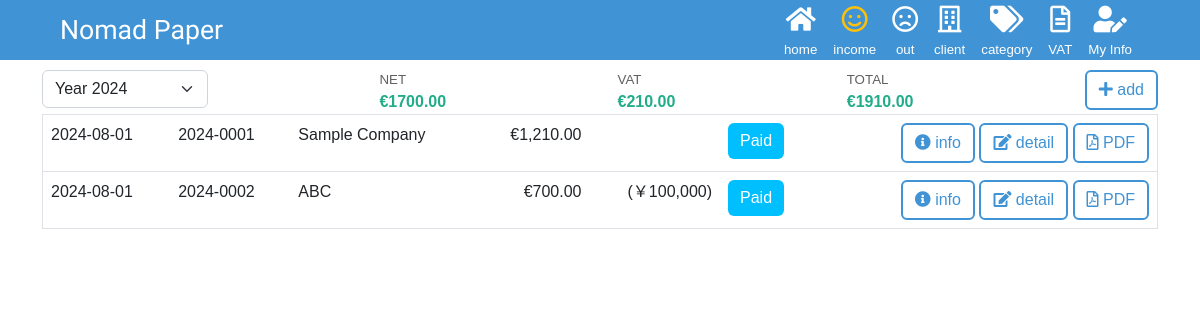
/in/list/, run on the app's committed database.
### income/models.py (models this page shows, shortened)
class Income(models.Model):
  number      = models.CharField(verbose_name='Number', max_length=100, default='', null=True, blank=True)
  client      = models.ForeignKey(Client, verbose_name='Client', null=True, blank=True, on_delete=models.SET_NULL)
  region      = models.IntegerField(verbose_name='Region', choices=REGION_CHOICES, default=0)
  status      = models.IntegerField(verbose_name='Status', choices=STATUS_CHOICES, default=0)
  date        = models.DateField(verbose_name='Date', null=True, blank=True)
  paydue      = models.DateField(verbose_name='Paydue', null=True, blank=True)
  date_paid   = models.DateField(verbose_name='Date Paid', null=True, blank=True)
  currency    = models.IntegerField(verbose_name='Currency', choices=CURRENCY_CHOICES, default=0)
  local_total = models.FloatField(verbose_name='Total in Local Currency', default=0)      # only currency!=1
  rate        = models.FloatField(verbose_name='Rate', default=0)
  net         = models.FloatField(verbose_name='Net (€)', default=0)     # only region=1(=net21+net9+net0)
  net21       = models.FloatField(verbose_name='Net 21% (€)', default=0) # only region=1
  net9        = models.FloatField(verbose_name='Net 9% (€)', default=0)  # only region=1
  net0        = models.FloatField(verbose_name='Net 0% (€)', default=0)  # only region=1
  vat         = models.FloatField(verbose_name='VAT (€)', default=0)     # only region=1(=vat9+vat21)
  vat21       = models.FloatField(verbose_name='VAT 21% (€)', default=0)  # only region=1
  vat9        = models.FloatField(verbose_name='VAT 9% (€)', default=0)   # only region=1
  total       = models.FloatField(verbose_name='Total (€)', default=0)   # when currency!=1 local_total*rate、when currency==1, =net+vat
  memo        = models.TextField(verbose_name='Memo', max_length=300, default='', null=True, blank=True)
  objects     = models.Manager()
  class Meta:
    ordering = ('pk',)
  @property
  def digit(self):
    return "%d" % CURRENCY_DIGIT[self.currency]

### client/models.py (models this page shows, shortened)
class Client(models.Model):
  name     = models.CharField(verbose_name='Client Name', max_length=60, default='', blank=True)
  nickname = models.CharField(verbose_name='Nickname', max_length=60, default='', null=True, blank=True)
  address1 = models.CharField(verbose_name='Address 1', max_length=50, default='', null=True, blank=True)
  address2 = models.CharField(verbose_name='Address 2', max_length=50, default='', null=True, blank=True)
  address3 = models.CharField(verbose_name='Address 3', max_length=50, default='', null=True, blank=True)
  country  = models.CharField(verbose_name='country', max_length=50, default='', null=True, blank=True)
  objects  = models.Manager()

### income/views.py (the view)
# urls.py: path('list/',            views.InListView.as_view(),   name='list'),
class InListView(ListView):
  model         = Income
  ordering      = ['-date']
  template_name = "income/list.html"
  success_url   = reverse_lazy('income:list')
  def get_context_data(self, **kwargs):
    years        = Income.objects.dates('date', 'year').distinct()
    years_sorted = ['Year ' + str(x.year) for x in years]
    years_sorted.sort(reverse=True)
    context = super().get_context_data(**kwargs)
    context["function_no"] = 2
    context["filter"]      = self.filter
    context["net"]         = self.total - self.vat
    context["vat"]         = self.vat
    context["total"]       = self.total
    context["years"]       = years_sorted
    return context
  def get_queryset(self, **kwargs):
    str_filter = self.request.GET.get('filter')
    queryset = super().get_queryset(**kwargs)
    if str_filter == None:
      str_filter = 'Year ' + str(date.today().year)
    if str_filter != 'ANY':
      logger.debug("InListView.get_queryset filter = " + str_filter)
      if str_filter.startswith('Q'):
        year  = date.today().year
        month = date.today().month
        if str_filter == 'QT':
          start_date,end_date = getCurrentQdate(month, year)
        elif str_filter == 'QP':
          start_date,end_date = getPriviousQdate(month, year)
        else:
          logger.debug("ERROR")
      elif str_filter.startswith('Year'):
        year       = str_filter[5:]
        iYear      = int(year)
        start_date = date(iYear, 1, 1)
        end_date   = date(iYear, 12, 31)
      else:
        logger.debug("ERROR")
      queryset = queryset.filter(date__range=(start_date, end_date))
    self.filter = str_filter
    self.total  = queryset.filter(status=3).aggregate(sum_total=Sum("total"))['sum_total'] or 0
    self.vat    = queryset.filter(status=3).aggregate(vat_total=Sum("vat"))['vat_total'] or 0
    return queryset

### templatetags/order_tag.py (called while the page is built)
@register.filter
def select(val1, val2):
  if val1 == val2:
    return 'selected'
  else:
    return ''

@register.filter
def active(val1, val2):
  if val1 == val2:
    return 'text-warning'
  else:
    return 'text-white'

@register.filter
def status_color(no):
  if no == 0:
    return '#a9a9a9'  # 'Draft'
  if no == 1:
    return '#ff7f50'  # 'Invalid'
  if no == 2:
    return "#9acd32"  # 'Sent'
  if no == 3:
    return '#00bfff'  # 'Paid'

### templates/income/list.html (shortened to what this page needs)
{% extends "base.html" %} {% load static %} {% load order_tag %} {% load humanize %}
{% block content %}
<div id="income_list" class="container">
  <div class='d-flex justify-content-between'>
    <div>
      {% include 'component/filter.html' %}
    </div>
    <div>
      <div class='label'>NET</div>
      <div class='total'>€{{ net|floatformat:2 }}</div>
    </div>
    <div>
      <div class='label'>VAT</div>
      <div class='total'>€{{ vat|floatformat:2 }}</div>
    </div>
    <div>
      <div class='label'>TOTAL</div>
      <div class='total'>€{{ total|floatformat:2 }}</div>
    </div>
    <div>
      <button class="btn btn-nomad" onclick="location.href='{% url 'income:info' 0 %}'">
        <i class="fas fa-plus"></i> add
      </button>
    </div>
  </div>
  <table class="table border">
    {% for o in object_list %}
    <tr>
      <td>{{ o.date|date:'Y-m-d' }}</td>
      <td>{{ o.number }}</td>
      <td>{{ o.client.name }}</td>
      {% if o.currency == 1 %}
      <td class="text-end">
        {{ o.get_currency_display }}{{ o.total|floatformat:2|intcomma }}
      </td>
      <td class="text-end"></td>
      {% else %}
      <td class="text-end">
        {% if o.total > 0 %} €{{ o.total|floatformat:2 }}{% endif %}
      </td>
      <td class="text-end">
        ({{ o.get_currency_display }}{{ o.local_total|floatformat:o.digit|intcomma }})
      </td>
      {% endif %}
      <td>
        <button class="btn btn-badge" style='background-color:{{ o.status|status_color }};' onclick="location.href='{% url 'income:status' o.pk %}'">{{ o.get_status_display }}</button>
      </td>
      <td><div class="text-end">
        <button class="btn btn-nomad" onclick="location.href='{% url 'income:info' o.pk %}'"><i class="fas fa-info-circle"></i> info</button>
        <button class="btn btn-nomad" onclick="location.href='{% url 'income:detail' o.pk %}'"><i class="fas fa-edit"></i> detail</button>
        <button class="btn btn-nomad" onclick="location.href='{% url 'income:pdf' o.pk %}'"><i class="far fa-file-pdf"></i> PDF</button>
      </div></td>
    </tr>
    {% endfor %}
  </table>
</div>
{% endblock %}

### static/css/nomad.css (style rules this page uses)
:root { --title-font: "Cherry Swash", "Rounded Mplus 1c", sans-serif; --nav-bg-color: #4093d4; --body-text-color: #606060; --doc-border-color: #22ac8a; }
body { font-family: "Rounded Mplus 1c", "Noto Sans JP", sans-serif; padding-top: 70px; color: var(--body-text-color); font-size: 12pt; }
.btn-nomad { border-color: var(--nav-bg-color); border-width: 2px; color: var(--nav-bg-color); }
#income_list .label, #out_list .label { font-size: 10pt; }
#income_list .total, #out_list .total { color: var(--doc-border-color); font-weight: bold; }
#income_list .btn-badge { border: none; color: white }

### data on the page
Income: date "2024-08-01", number "2024-0001", client.name "Sample Company", currency "€", total "1,210.00", status "Paid"
Income: date "2024-08-01", number "2024-0002", client.name "ABC", total "700.00", currency "￥", local_total "100,000", status "Paid"

### other printed values
{{ net|floatformat:2 }} "1700.00"
{{ vat|floatformat:2 }} "210.00"
{{ total|floatformat:2 }} "1910.00"
form field filter "Year 2024"
